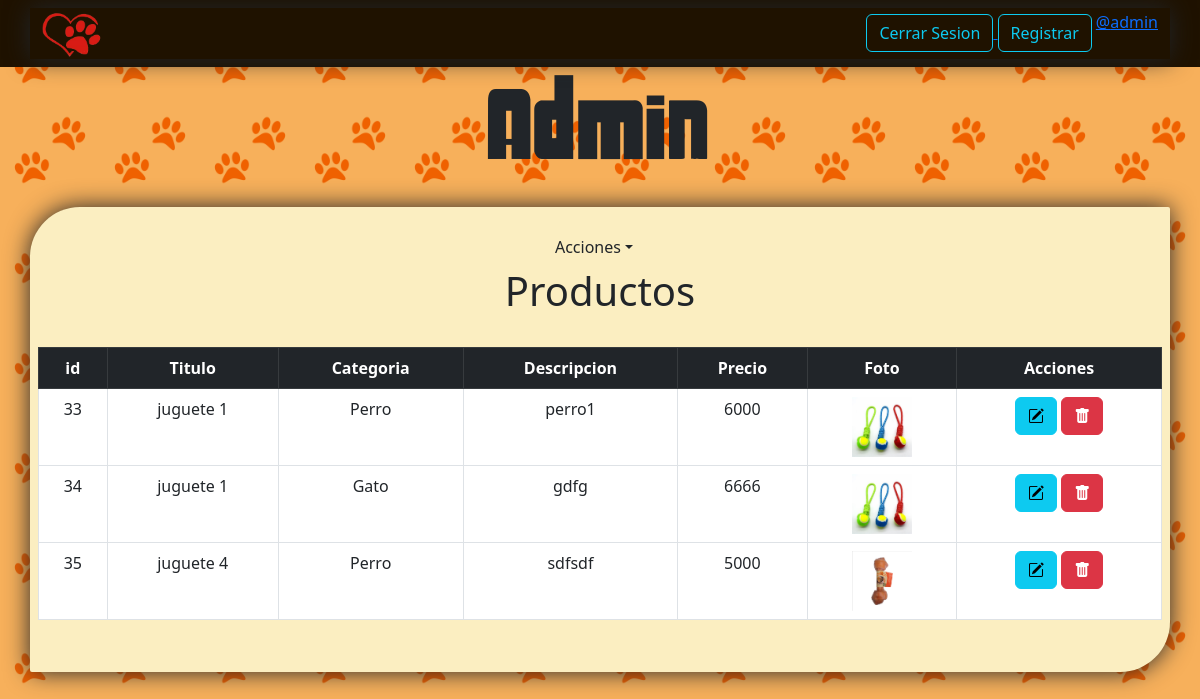
/listar (signed in), run on the app's committed database.
### venta/models.py (models this page shows, shortened)
class Producto(models.Model):
    id_producto = models.AutoField(primary_key=True)
    titulo = models.CharField(max_length=200)
    descripcion = models.TextField()
    precio = models.IntegerField( null=True)
    id_tipo_producto = models.ForeignKey("Tipo_producto" ,on_delete=models.CASCADE, db_column='idTipoProducto')
    imagen           = models.ImageField(upload_to="imagenes/producto", null=True)

class Tipo_producto(models.Model):
    id_tipo_producto = models.AutoField(db_column='idTipoProducto', primary_key=True,default=0)
    tipo_producto = models.CharField(max_length=20, blank=False, null=False)
    def __str__(self):
        return str(self.tipo_producto)

### venta/views.py (the view)
# urls.py: path('listar', views.listar, name = 'listar'),
@login_required
@permission_required('venta.view_producto')
def listar(request):
        productos = Producto.objects.all()
        data = {
               'productos': productos
        }
        return render(request, 'venta/listar.html', data)

### venta/templates/venta/listar.html (shortened to what this page needs)
<!DOCTYPE html>
{% load static %}
<html lang="en">
    <head>
        <link href="https://cdn.jsdelivr.net/npm/bootstrap@5.3.0-alpha3/dist/css/bootstrap.min.css" rel="stylesheet"
>
        <link rel="stylesheet" href="https://cdn.jsdelivr.net/npm/bootstrap-icons@1.10.3/font/bootstrap-icons.css">
        <link rel="stylesheet" href="{% static 'venta/css/style.css' %}">
    </head>
    <body>
        <header>
            <nav class="navbar navbar-expand-lg navbar-dark">
                <div class="container">
                    <a href="{% url 'inicio' %}">
                        <img src="{% static 'venta/img/logo/logo.png' %}" alt="logo">
                    </a>
                    <div class="collapse navbar-collapse" id="navbar">
                        <ul class="navbar-nav flex-row flex-wrap ">
                            <li class="m-1">
                                {% if user.is_authenticated  %}
                                <li class="m-1">
                                    <a href="{% url 'logout' %}">
                                        <button type="button" class="btn btn-outline-info">Cerrar Sesion</button>
                                    </a>
                                    {% if user.is_authenticated  %}
                                    <a href="{% url 'registro' %}">
                                        <button type="button" class="btn btn-outline-info">Registrar</button>
                                    </a>
                                    {% endif %}
                                    <li>
                                        <a href="#">@{{user.username}}</a>
                                    </li>
                                </li>
                                {% else %}
                                <li>
                                    <a href="{% url 'login' %}">
                                        <button type="button" class="btn btn-outline-info">Iniciar sesion</button>
                                    </a>
                                </li>
                                {% endif %}
                            </li>
                        </ul>
                    </div>
                </div>
            </nav>
        </header>
        <section>
            <h1 class="titulo-Principal text-center">Admin </h1>
            <div class="container contenedor-productos">
                <div class="row  text-center d-flex  justify-content-center">
                    <ul class="navbar-nav  ms-auto ">
                        <li class="nav-item dropdown text-center d-flex  justify-content-center">
                            <a class="nav-link dropdown-toggle " href="#" role="button" data-bs-toggle="dropdown"
                                aria-expanded="false">Acciones</a>
                        </li>
                    </ul>
                </div>
                <div class="row">
                    <h1 class="text-center">Productos</h1>
                </div>
                <br>
                <div class="row mb-3">
                    <table class="table table-bordered" id="productos">
                    <thead class="table-dark">
                        <tr>
                            <th scope="col">id</td>
                            <th scope="col">Titulo</td>
                            <th scope="col">Categoria</td>
                            <th scope="col">Descripcion</td>
                            <th scope="col">Precio</td>
                            <th scope="col">Foto</td>
                            <th scope="col">Acciones</td>
                        </tr>
                    </thead>
                    {% for producto in productos %}
                        <tr>
                            <td>{{producto.id_producto}}</td>
                            <td>{{producto.titulo}}</td>
                            <td>{{producto.id_tipo_producto}}</td>
                            <td>{{producto.descripcion}}</td>
                            <td>{{producto.precio}}</td>
                            {% if producto.imagen %}
                            <td><img src="{{ producto.imagen.url }}" alt="" style="height: 60px; width: 60px; "></td>
                            {% endif %}
                            <td>
                                {% if perms.venta.change_producto %}
                                <a name="" id="" class="btn btn-info" href="{% url 'editar' producto.id_producto %}" role="button"><i class="bi bi-pencil-square"></i></a>
                                {% endif %}
                                {% if perms.venta.delete_producto %}
                                <a name="" id="" class="btn btn-danger" href="{% url 'eliminar' producto.id_producto %}" role="button"><i class="bi bi-trash-fill"></i></a>
                                {% endif %}
                            </td>
                        </tr>
                    {% endfor %}
                </table>
                </div>
            </div>
        </section>
    </body>
</html>

### venta/static/venta/css/style.css (style rules this page uses)
* { margin: 0; padding: 0; box-sizing:border-box; }
body { background-color: #F7B05B; background-image: url("../img/Fondos/dog_paws.png"); background-size:100px; background-blend-mode:overlay; }
.titulo-Principal { font-family: "PetZone"; font-size: 100px; width: 100%; }
header nav div a img { width: 60px; margin-left: 0 auto; }
nav { background-color: #1F1200; }
.container { box-shadow: 0px 0px 25px; }
section .contenedor-productos { width: 100%; background-color: #FBEEC1; border-radius: 50px 2px 50px 2px; padding: 20px; margin: 20px auto 20px auto; }
table { border-collapse: collapse; width: 100%; }
tr, td { text-align: center; padding: 20px; }

### data on the page
Producto: id_producto "33", titulo "juguete 1", id_tipo_producto "Perro", descripcion "perro1", precio "6000", imagen (picture)
Producto: id_producto "34", titulo "juguete 1", id_tipo_producto "Gato", descripcion "gdfg", precio "6666", imagen (picture)
Producto: id_producto "35", titulo "juguete 4", id_tipo_producto "Perro", descripcion "sdfsdf", precio "5000", imagen (picture)

### other printed values
{{ user.username }} "admin"
